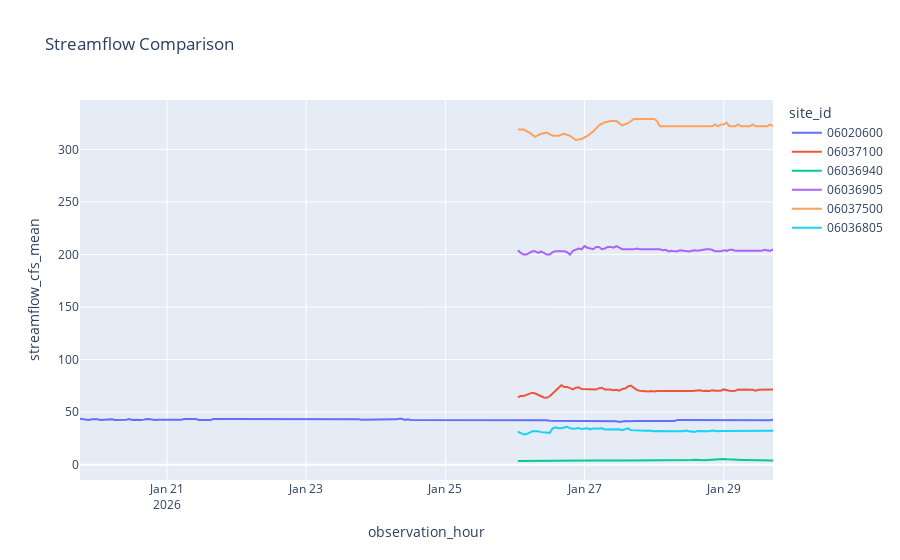

The notebook cell this image was saved under:
### Code cell
fig = px.line(df, x='observation_hour', y='streamflow_cfs_mean', color='site_id', title='Streamflow Comparison')
fig.show()
